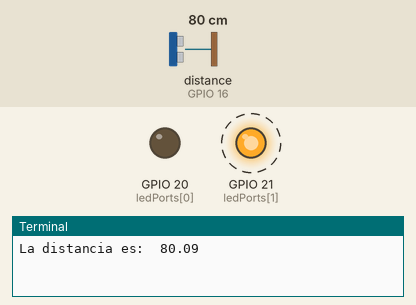
Recording of a program running on a simulated Raspberry Pi (BCM pin numbers). Parts: output pins drawn as LEDs (lit = HIGH), the last lines printed to the terminal. Dashed ring = blinking. The inputs (shaded band) are chosen by the test bench; at power-on: distance to the obstacle (sensor on GPIO 16) 80 cm. The echo pulse lasts 58.3 µs per cm; the clock reads 2024-03-15 10:24:30 at power-on unless the program sets it; pins used as bus, display or sensor lines are not drawn.

Above: at 1.2 s.
1.3 s: distance to the obstacle (sensor on GPIO 16) set to 11 cm
4.8 s: distance to the obstacle (sensor on GPIO 16) set to 8 cm
At 5.3 s:
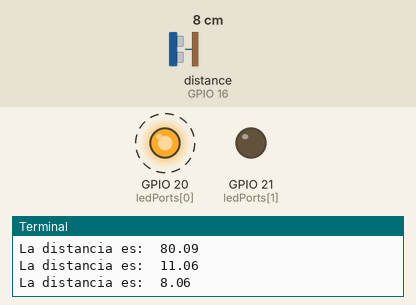
11.0 s: distance to the obstacle (sensor on GPIO 16) set to 18 cm
At 11.8 s:
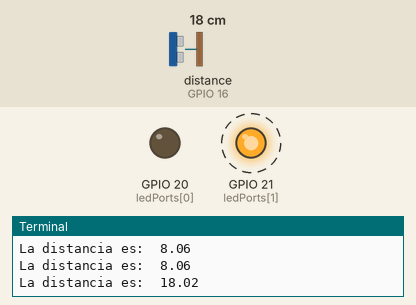
17.2 s: distance to the obstacle (sensor on GPIO 16) set to 2 cm
At 18.8 s:
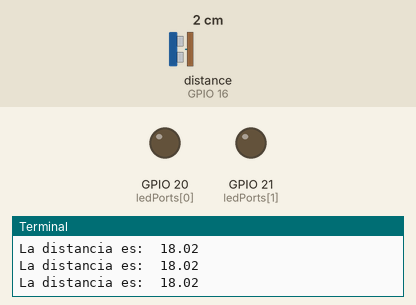
Timing chart, 0 to 24.4 s (numbered marks = the images above; inputs shaded):
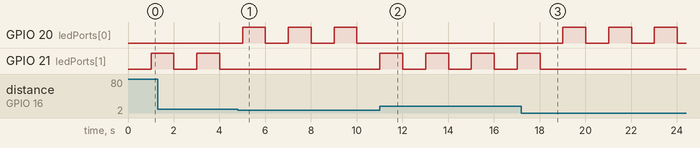

Measured:
- the behaviour switches between 10 and 9 cm on distance to the obstacle (sensor on GPIO 16) (found by bisection; images 0 and 1)
- after the input at 4.8 s, GPIO 20 (ledPorts[0]): alternates HIGH for 1.0 s and LOW for 1.0 s, starting after 0.21 s; GPIO 21 (ledPorts[1]): stops changing and stays LOW
- after the input at 11.0 s, GPIO 20 (ledPorts[0]): stops changing and stays LOW; GPIO 21 (ledPorts[1]): alternates HIGH for 1.0 s and LOW for 1.0 s, starting at once
- after the input at 17.2 s, GPIO 20 (ledPorts[0]): alternates HIGH for 1.0 s and LOW for 1.0 s, starting after 1.8 s; GPIO 21 (ledPorts[1]): goes on until 18.0 s, then stays LOW

The program:

ultrasonic-mode.py
```python
import  RPi.GPIO as GPIO
import  time

pinTRIG=23
pinECHO=16
vSon=34300

ledPorts = [20,21]

def setup():
    GPIO.setmode(GPIO.BCM)
    GPIO.setwarnings(False)

    GPIO.setup(pinTRIG,GPIO.OUT)
    GPIO.setup(pinECHO,GPIO.IN)

    GPIO.output(pinTRIG,GPIO.LOW)

    GPIO.setup(ledPorts, GPIO.OUT)

def main():
    try:
        while True:
            alertDist = inside()
            alert(alertDist)
    except KeyboardInterrupt:
            GPIO.cleanup()
            print("Fin")
    GPIO.cleanup()

def inside():
    time.sleep(1)
    GPIO.output(pinTRIG,GPIO.HIGH)
    time.sleep(0.00001)
    GPIO.output(pinTRIG,GPIO.LOW)
    while GPIO.input(pinECHO)==0:
            tinicio=time.time()
    while GPIO.input(pinECHO)==1:
            tfin=time.time()
    tvuelo=tfin-tinicio
    distancia=tvuelo*vSon/2
    distancia=round(distancia,2)
    print("La distancia es: ",distancia)
    return distancia

def alert(value):

    if value <= 10:
        GPIO.output(21, GPIO.LOW)
        GPIO.output(20, GPIO.HIGH)
        time.sleep(1)
        #print("Cuidado muy cerca", valor)
    elif value > 10 and value < 30:
        GPIO.output(20,GPIO.LOW)
        GPIO.output(21,GPIO.HIGH)
        time.sleep(1)
        #print("Esta cerca", valor)
    else:
        #print("Zona segura", valor)
        GPIO.output(20,GPIO.LOW)
        GPIO.output(21,GPIO.HIGH)
        time.sleep(1)
    GPIO.output(ledPorts, GPIO.LOW)


setup()
main()
```
